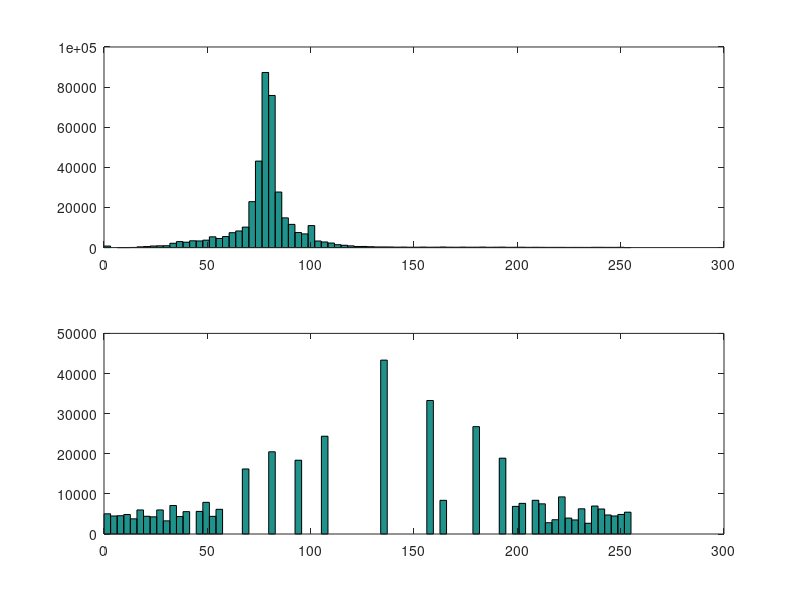
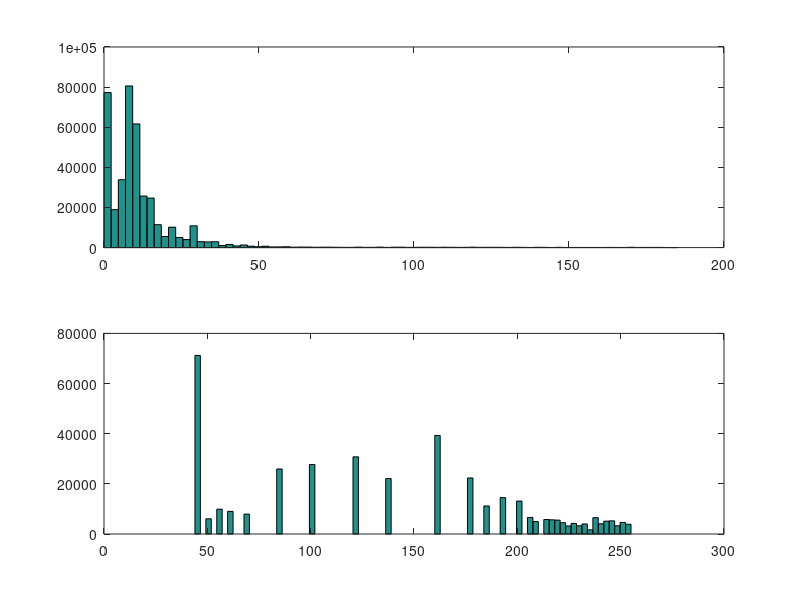
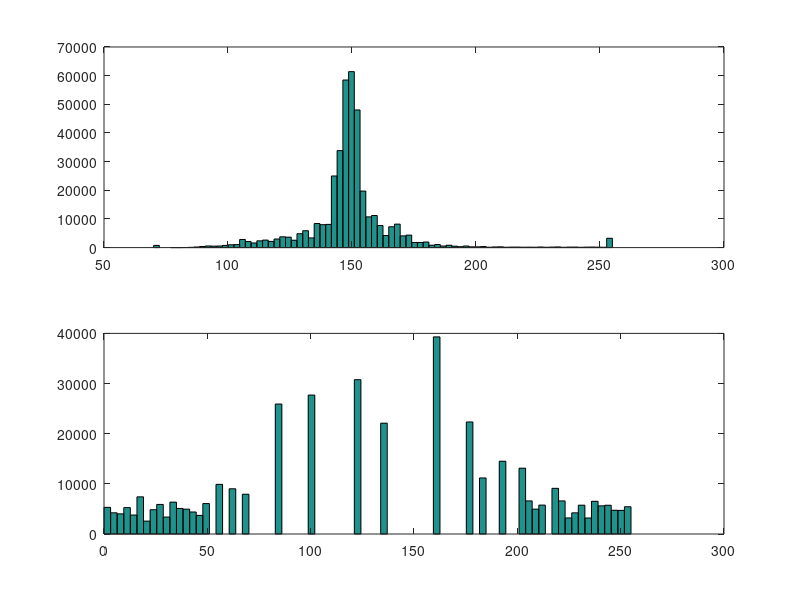

These figures' MATLAB source, in order:
figure(1)
subplot(2,1,1);
fileExp= fopen('2.3.1.3OriginalBefore.txt','r');
E = fscanf(fileExp, '%f');
hist(E,80);
subplot(2,1,2);
fileExp= fopen('2.3.3.3HistogramOriginalAfter.txt','r');
F = fscanf(fileExp, '%f');
hist(F,80);


figure(2)
subplot(2,1,1);
fileExp= fopen('2.3.1.3DarkImageBefore.txt','r');
C = fscanf(fileExp, '%f');
hist(C,80);
subplot(2,1,2);
fileExp= fopen('2.3.3.3HistogramDarkAfter.txt','r');
D = fscanf(fileExp, '%f');
hist(D,80);


figure(3)
subplot(2,1,1);
fileExp= fopen('2.3.1.3LightImageBefore.txt','r');
A = fscanf(fileExp, '%f');
hist(A,80);
subplot(2,1,2); 
fileExp= fopen('2.3.3.3HistogramLightAfter.txt','r');
B = fscanf(fileExp, '%f');
hist(B,80);